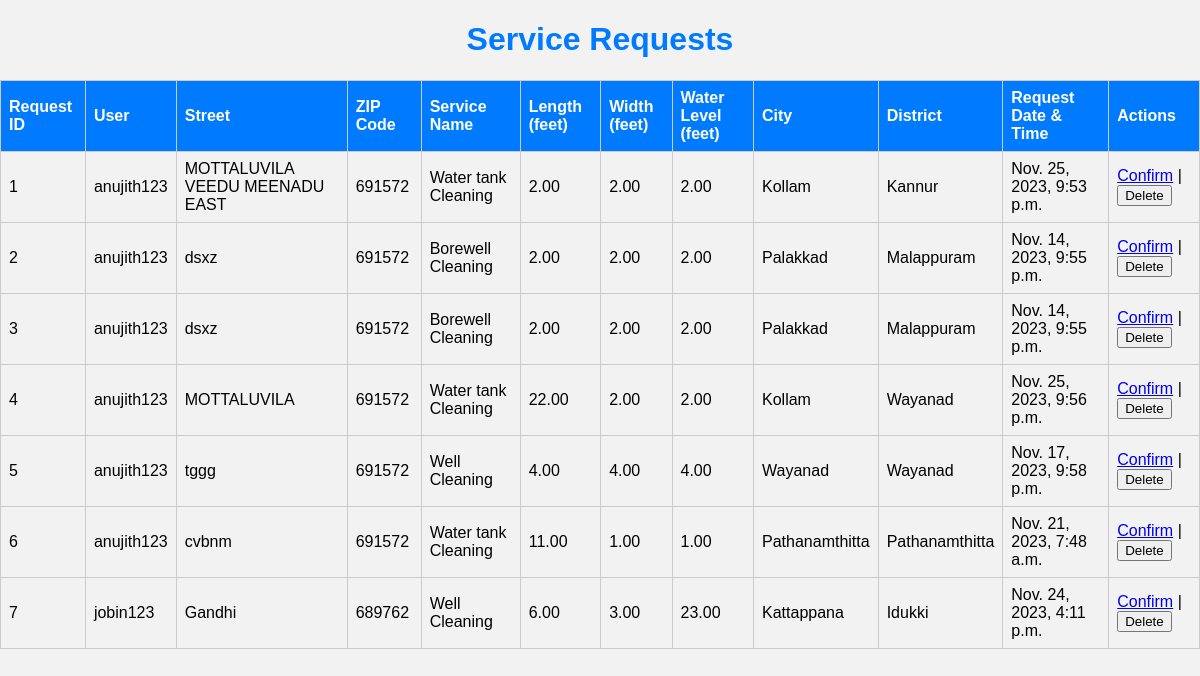
Screenshot of /viewrequest.html with the database file from the repository.
### watersystemapp/models.py (models this page shows, shortened)
class ServiceRequest(models.Model):
    Request_id = models.AutoField(primary_key=True)
    user = models.ForeignKey(CustomUser, on_delete=models.CASCADE)  # Use the User model as a foreign key
    service_name = models.ForeignKey(AddService, on_delete=models.CASCADE)
    length = models.DecimalField(max_digits=10, decimal_places=2, null=True, blank=True)
    width = models.DecimalField(max_digits=10, decimal_places=2, null=True, blank=True)
    water_level = models.DecimalField(max_digits=10, decimal_places=2, null=True, blank=True)
    street = models.CharField(max_length=255)
    city = models.ForeignKey(City, on_delete=models.CASCADE)  # Assuming you have a City model
    district = models.ForeignKey(District, on_delete=models.CASCADE)  # Assuming you have a District model
    zip_code = models.CharField(max_length=10)
    request_date_time = models.DateTimeField()

class CustomUser(AbstractUser):
    firstname = models.TextField(max_length=100, default="")
    lastname = models.TextField(max_length=100, default="")
    username = models.CharField(max_length=30, unique=True)
    email = models.EmailField(max_length=254, unique=True)
    role = models.CharField(max_length=100,default="")
    password = models.CharField(max_length=128, default="")

class AddService(models.Model):
    service_id = models.AutoField(primary_key=True)
    name = models.CharField(max_length=255)
    price = models.DecimalField(max_digits=10, decimal_places=2)

class City(models.Model):
    City_ID = models.AutoField(primary_key=True)
    city_name = models.CharField(max_length=100)

class District(models.Model):
    district_id = models.AutoField(primary_key=True, editable=False)
    district_name = models.CharField(max_length=100)

### watersystemapp/views.py (the view)
# urls.py: path('viewrequest.html', views.viewrequest, name='viewrequest'),
def viewrequest (request):
    service_requests = ServiceRequest.objects.all()
    return render(request, 'viewrequest.html', {'service_requests': service_requests})

### templates/viewrequest.html (shortened to what this page needs)
<!DOCTYPE html>
<html>
<head>
</head>
<body>
    <h1 style="text-align: center; color: #007BFF;">Service Requests</h1>
    <table>
        <thead>
            <tr>
                <th>Request ID</th>
                <th>User</th>
                <th>Street</th>
                <th>ZIP Code</th>
                <th>Service Name</th>
                <th>Length (feet)</th>
                <th>Width (feet)</th>
                <th>Water Level (feet)</th>
                <th>City</th>
                <th>District</th>
                <th>Request Date & Time</th>
                <th>Actions</th>
            </tr>
        </thead>
        <tbody>
            {% for request in service_requests %}
            <tr>
                <td>{{ request.Request_id }}</td>
                <td>{{ request.user.username }}</td>
                <td>{{ request.street }}</td>
                <td>{{ request.zip_code }}</td>
                <td>{{ request.service_name.name }}</td>
                <td>{{ request.length }}</td>
                <td>{{ request.width }}</td>
                <td>{{ request.water_level }}</td>
                <td>{{ request.city.city_name }}</td>
                <td>{{ request.district.district_name }}</td>
                <td>{{ request.request_date_time }}</td>
                <td>
                    <a href="{% url 'assign_cleaning_worker' district=request.district.district_name %}">Confirm</a>
                    <span> | </span>
                    <button>Delete</button>
                </td>
            </tr>
            {% endfor %}
        </tbody>
    </table>
</body>
</html>

### templates/viewrequest.html (style rules this page uses)
body { font-family: Arial, sans-serif; background-color: #f2f2f2; margin: 0; padding: 0; }
table { width: 100%; border-collapse: collapse; margin-top: 20px; }
th, td { border: 1px solid #ccc; padding: 8px; text-align: left; }
th { background-color: #007BFF; color: #fff; }
tr:nth-child(even) { background-color: #f2f2f2; }

### rows the page displays
ServiceRequest: Request_id "1", user.username "anujith123", street "MOTTALUVILA VEEDU MEENADU EAST", zip_code "691572", service_name.name "Water tank Cleaning", length "2.00", width "2.00", water_level "2.00", city.city_name "Kollam", district.district_name "Kannur", request_date_time "Nov. 25, 2023, 9:53 p.m."
ServiceRequest: Request_id "2", user.username "anujith123", street "dsxz", zip_code "691572", service_name.name "Borewell Cleaning", length "2.00", width "2.00", water_level "2.00", city.city_name "Palakkad", district.district_name "Malappuram", request_date_time "Nov. 14, 2023, 9:55 p.m."
ServiceRequest: Request_id "3", user.username "anujith123", street "dsxz", zip_code "691572", service_name.name "Borewell Cleaning", length "2.00", width "2.00", water_level "2.00", city.city_name "Palakkad", district.district_name "Malappuram", request_date_time "Nov. 14, 2023, 9:55 p.m."
ServiceRequest: Request_id "4", user.username "anujith123", street "MOTTALUVILA", zip_code "691572", service_name.name "Water tank Cleaning", length "22.00", width "2.00", water_level "2.00", city.city_name "Kollam", district.district_name "Wayanad", request_date_time "Nov. 25, 2023, 9:56 p.m."
ServiceRequest: Request_id "5", user.username "anujith123", street "tggg", zip_code "691572", service_name.name "Well Cleaning", length "4.00", width "4.00", water_level "4.00", city.city_name "Wayanad", district.district_name "Wayanad", request_date_time "Nov. 17, 2023, 9:58 p.m."
ServiceRequest: Request_id "6", user.username "anujith123", street "cvbnm", zip_code "691572", service_name.name "Water tank Cleaning", length "11.00", width "1.00", water_level "1.00", city.city_name "Pathanamthitta", district.district_name "Pathanamthitta", request_date_time "Nov. 21, 2023, 7:48 a.m."
ServiceRequest: Request_id "7", user.username "jobin123", street "Gandhi", zip_code "689762", service_name.name "Well Cleaning", length "6.00", width "3.00", water_level "23.00", city.city_name "Kattappana", district.district_name "Idukki", request_date_time "Nov. 24, 2023, 4:11 p.m."
